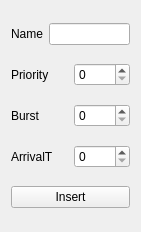
<?xml version="1.0" encoding="UTF-8"?>
<ui version="4.0">
 <class>addWidget</class>
 <widget class="QWidget" name="addWidget">
  <property name="geometry">
   <rect>
    <x>0</x>
    <y>0</y>
    <width>141</width>
    <height>232</height>
   </rect>
  </property>
  <property name="windowTitle">
   <string>Form</string>
  </property>
  <layout class="QGridLayout" name="gridLayout">
   <item row="0" column="0">
    <layout class="QHBoxLayout" name="horizontalLayout_4">
     <item>
      <widget class="QLabel" name="label">
       <property name="text">
        <string>Name</string>
       </property>
      </widget>
     </item>
     <item>
      <widget class="QLineEdit" name="Name"/>
     </item>
    </layout>
   </item>
   <item row="1" column="0">
    <layout class="QHBoxLayout" name="horizontalLayout_3">
     <item>
      <widget class="QLabel" name="label_2">
       <property name="text">
        <string>Priority</string>
       </property>
      </widget>
     </item>
     <item>
      <widget class="QSpinBox" name="Priority"/>
     </item>
    </layout>
   </item>
   <item row="3" column="0">
    <layout class="QHBoxLayout" name="horizontalLayout">
     <item>
      <widget class="QLabel" name="label_4">
       <property name="text">
        <string>ArrivalT</string>
       </property>
      </widget>
     </item>
     <item>
      <widget class="QSpinBox" name="time_arrived"/>
     </item>
    </layout>
   </item>
   <item row="2" column="0">
    <layout class="QHBoxLayout" name="horizontalLayout_2">
     <item>
      <widget class="QLabel" name="label_3">
       <property name="text">
        <string>Burst</string>
       </property>
      </widget>
     </item>
     <item>
      <widget class="QSpinBox" name="CPU"/>
     </item>
    </layout>
   </item>
   <item row="4" column="0">
    <layout class="QVBoxLayout" name="verticalLayout">
     <item>
      <widget class="QPushButton" name="pushButton">
       <property name="text">
        <string>Insert</string>
       </property>
      </widget>
     </item>
    </layout>
   </item>
  </layout>
 </widget>
 <resources/>
 <connections/>
</ui>
